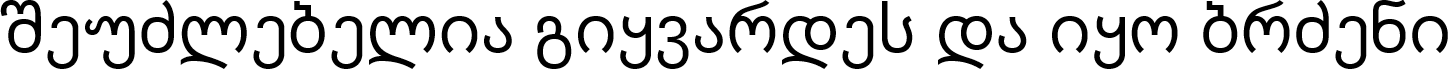
#> input picture 6sem/result/input/phrase.png, 1448 x 69 px, given in place of 1.png, which was not available
$ python main.py
#> lines starting #> are read from the running program, lines starting #| are printed output that depends on the picture; after the words box and inside, x2 and y2 are one past the last pixel; in counts of white or black regions, pixels touching at a corner belong together; pictures that were not available may be replaced by others from this repository, and a replacement may not be noted
### 5sem/results/generate.py
import numpy as np
from PIL import Image
import os
import csv
from PIL.ImageOps import invert
from help import gray, binarization, get_weight, get_center, get_inertia, write_profile_x, write_profile_y

def generate_table(alphabet):
    with open('lab5/output/table.csv', 'w', newline='', encoding='utf-8') as file:
        writer = csv.writer(file)
        data = [
            "letter", "weight", "relative_weight", "weight_1", "relative_weight_1", "weight_2", "relative_weight_2", "weight_3",
            "relative_weight_3", "weight_4", "relative_weight_4", "center_x", "center_y", "relative_center_x", "relative_center_y",
            "inertia_x", "inertia_y", "relative_inertia_x", "relative_inertia_y"
        ]
        writer.writerows([data])

        current_dir = os.path.dirname(os.path.abspath(__file__))
        input_folder = os.path.join(current_dir, "input")
        output_folder = os.path.join(current_dir, "output/invert")

        strArray = os.listdir(input_folder)
        for i in range(1, len(alphabet)+1):
            file_name = str(i) + '.png'
            input_str = os.path.join(input_folder, file_name)
            input_img = Image.open(input_str).convert('RGB')
#> input_img is the input picture: PIL image 1448x69 RGB; min 0, max 255, mean 203.4
            input_array = np.array(input_img)

            H, W = input_array.shape[:2]
#> H = 69; W = 1448
            input_grey = gray(input_array)
            input_bin = binarization(input_grey, 5, 0.15)
#> in binarization, `intImg = input.cumsum(axis=0).cumsum(axis=1)`:
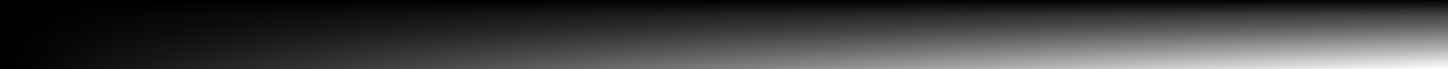
#> intImg: shape (69, 1448) float64; min 255, max 20322144, mean 5197424.6; drawn with min black and max white
#> in binarization, `sum_val = intImg[h2, w2] - intImg[h1 + 1, w2] - intImg[h2, w1 + 1] + i..`:
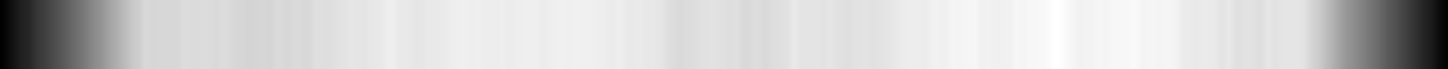
#> sum_val: shape (69, 1448) float64; min 1875916, max 4113543, mean 3696069.7; drawn with min black and max white
#> in binarization, `mask = input * count <= sum_val * (1 - t)`:
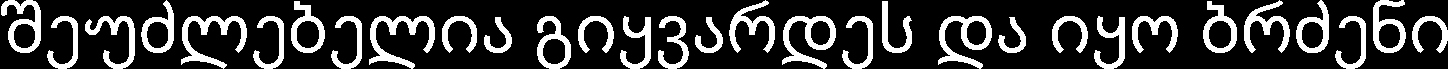
#> mask: shape (69, 1448) bool; 21.1% white; 31 white regions, largest, box (x1, y1, x2, y2) and area: (369, 16, 435, 69) 1154, (181, 16, 247, 69) 1127, (782, 16, 836, 69) 1091
            input_bin[input_bin == 0] = 1
            input_bin[input_bin == 255] = 0

            weight = get_weight(input_bin)
#> weight = 21112
            relative_weight = weight / (W * H)
#> relative_weight = 0.211

            weight_1 = get_weight(input_bin, 0, W // 2, 0, H // 2)
#> weight_1 = 5164
            relative_weight_1 = weight_1 / ((W // 2) * (H // 2))
#> relative_weight_1 = 0.21

            weight_2 = get_weight(input_bin, W // 2, W, 0, H // 2)
#> weight_2 = 5432
            relative_weight_2 = weight_2 / ((W - W // 2) * (H // 2))
#> relative_weight_2 = 0.221

            weight_3 = get_weight(input_bin, 0, W // 2, H // 2, H)
#> weight_3 = 5620
            relative_weight_3 = weight_3 / ((W // 2) * (H - H // 2))
#> relative_weight_3 = 0.222

            weight_4 = get_weight(input_bin, W // 2, W, H // 2, H)
#> weight_4 = 4896
            relative_weight_4 = weight_4 / ((W - W // 2) * (H - H // 2))
#> relative_weight_4 = 0.193

            center_x, center_y = get_center(input_bin, weight)
#> in get_center, `center_x = center_x / weight`: center_x = 710.1
#> in get_center, `center_y = center_y / weight`: center_y = 35.17
#> center_x = 710.1; center_y = 35.17
            relative_center_x = (center_x - 1) / (W - 1)
#> relative_center_x = 0.49
            relative_center_y = (center_y - 1) / (H - 1)
#> relative_center_y = 0.503

            inertia_x, inertia_y = get_inertia(input_bin, center_x, center_y)
#> after the loop in get_inertia, `for x in range(W):`: inertia_x = 3.87e+09; inertia_y = 5545636.1
#> inertia_x = 3.87e+09; inertia_y = 5545636.1
            relative_inertia_x = inertia_x / (W**2 * H**2)
#> relative_inertia_x = 0.388
            relative_inertia_y = inertia_y / (W**2 * H**2)
#> relative_inertia_y = 0.000556

            data = [
                alphabet[i-1], weight, relative_weight, weight_1, relative_weight_1, weight_2, relative_weight_2,
                weight_3, relative_weight_3, weight_4, relative_weight_4, center_x, center_y,
                relative_center_x, relative_center_y,
                inertia_x, inertia_y, relative_inertia_x, relative_inertia_y
            ]
#> data = ['ა', 21112, 0.211, 5164, 0.21, 5432, 0.221, 5620, 0.222, 4896, 0.193, 710.1, 35.17, 0.49, 0.503, 3.87e+09, 5545636.1, 0.388, 0.000556]
            writer.writerow(data)
            write_profile_x(input_bin, i)
#> in write_profile_x, `plt.savefig(f'lab5/output/x/{str(number)}.png')`:
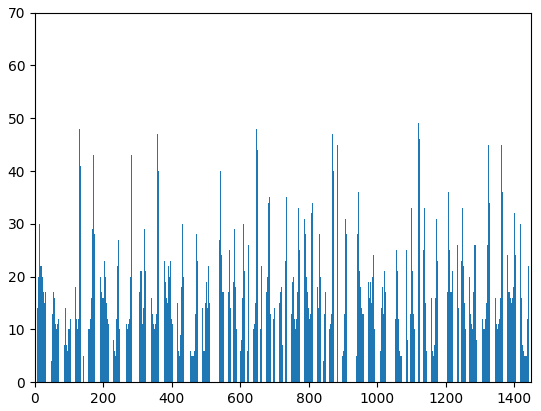
#> figure drawn by matplotlib, 1 panel; tallest bar 50 high, from x = 887.6 to 888.4
            write_profile_y(input_bin, i)
#> in write_profile_y, `plt.savefig(f'lab5/output/y/{str(number)}.png')`:
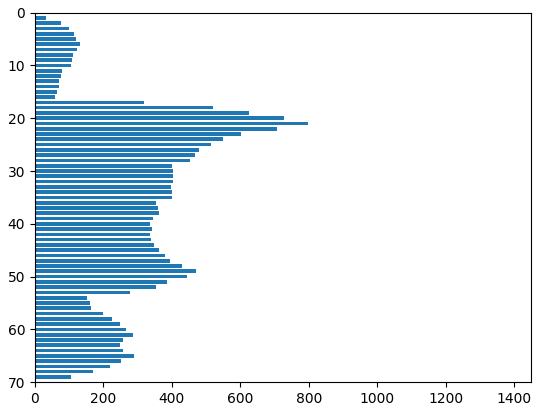
#> figure drawn by matplotlib, 1 panel

            outputStr = os.path.join(output_folder, file_name)
            invert_img = invert(input_img)
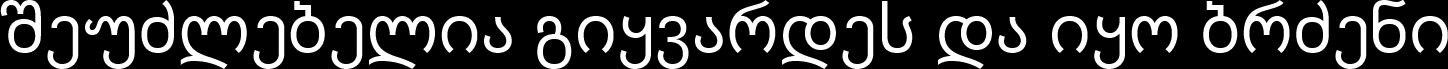
#> invert_img: PIL image 1448x69 RGB; min 0, max 255, mean 51.6
            invert_img.save(outputStr)
#> pass 2 of the loop in generate_table, `for i in range(1, len(alphabet)+1):`:
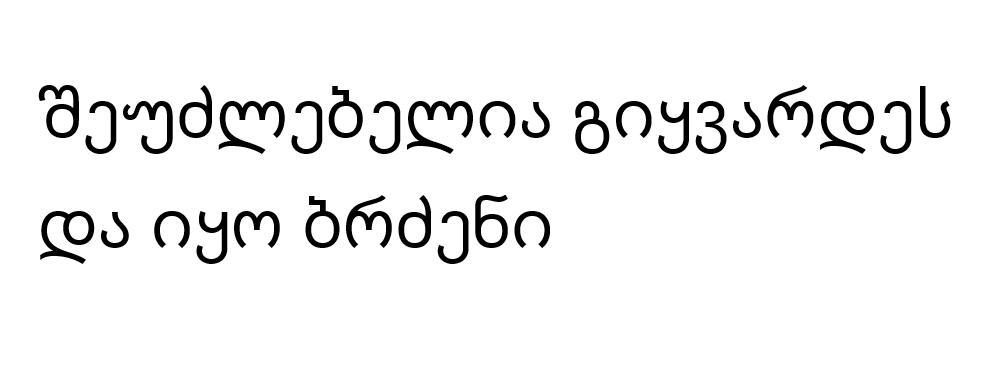
#> input picture 6sem/result/input/phrase_2.png, 1006 x 392 px, given in place of 2.png, which was not available
#> in generate_table, input_img is the input picture: PIL image 1006x392 RGB; min 0, max 255, mean 241.9
#> R: shape (392, 1006)
#> output: shape (392, 1006) float64
#> intImg: shape (392, 1006) float64
#> sum_val: shape (392, 1006) float64
#> in binarization (call 2), `mask = input * count <= sum_val * (1 - t)`:
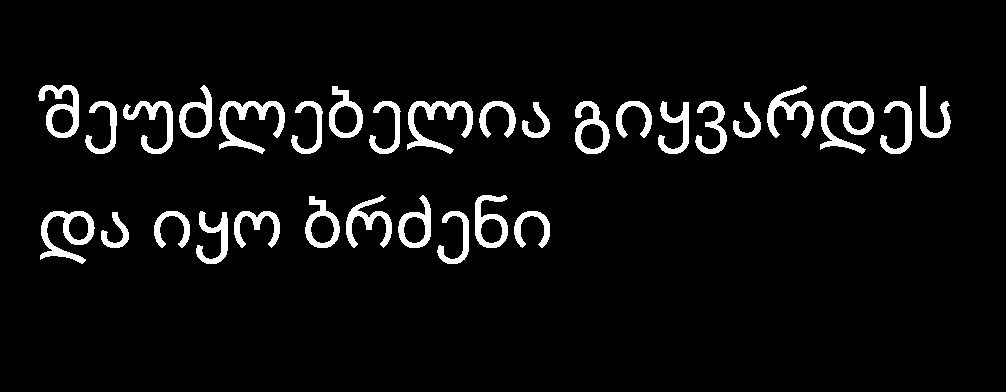
#> mask: shape (392, 1006) bool; 5.6% white; 31 white regions, largest, box (x1, y1, x2, y2) and area: (219, 101, 285, 154) 1185, (407, 101, 473, 154) 1183, (820, 101, 874, 154) 1132
#> in generate_table, `weight = get_weight(input_bin)`: weight = 22049
#> relative_weight = 0.0559
#> weight_1 = 7586
#> relative_weight_1 = 0.0769
#> weight_2 = 6918
#> relative_weight_2 = 0.0702
#> weight_3 = 6901
#> relative_weight_3 = 0.07
#> weight_4 = 644
#> relative_weight_4 = 0.00653
#> in generate_table, `center_x, center_y = get_center(input_bin, weight)`: center_x = 426.3; center_y = 157.9
#> relative_center_x = 0.423
#> relative_center_y = 0.401
#> in generate_table, `inertia_x, inertia_y = get_inertia(input_bin, center_x, center_y)`: inertia_x = 1.43e+09; inertia_y = 62815634.4
#> relative_inertia_x = 0.00917
#> relative_inertia_y = 0.000404
#> data = ['ბ', 22049, 0.0559, 7586, 0.0769, 6918, 0.0702, 6901, 0.07, 644, 0.00653, 426.3, 157.9, 0.423, 0.401, 1.43e+09, 62815634.4, 0.00917, 0.000404]
#> in generate_table, `invert_img = invert(input_img)`:
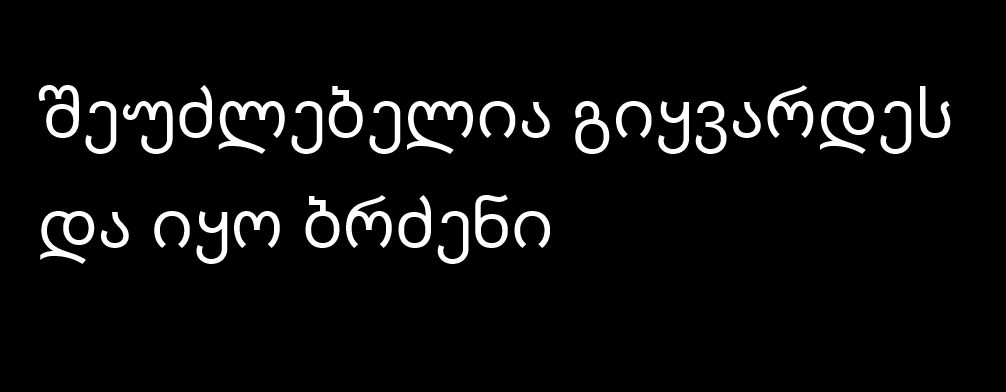
#> invert_img: PIL image 1006x392 RGB; min 0, max 255, mean 13.1

### 5sem/results/help.py
import numpy as np
from matplotlib import pyplot as plt

def gray(input: np.array) -> np.array:
    H, W = input.shape[:2]
    output = np.zeros((H, W), dtype=input.dtype)

    R = input[:, :, 0]
    G = input[:, :, 1]
    B = input[:, :, 2]
    output = 0.2126*R + 0.7152*G + 0.0722*B

    return output

def binarization(input: np.array, d: int, t: float) -> np.array:
    H, W = input.shape[:2]
    output = np.zeros((H, W), dtype=input.dtype)
    r = W  // (d * 2)

    intImg = input.cumsum(axis=0).cumsum(axis=1)

    i, j = np.meshgrid(np.arange(W), np.arange(H))
    w1 = np.maximum(i - r, 0)
    w2 = np.minimum(i + r, W - 1)
    h1 = np.maximum(j - r, 0)
    h2 = np.minimum(j + r, H - 1)

    count = (w2 - w1) * (h2 - h1)
    sum_val = intImg[h2, w2] - intImg[h1 + 1, w2] - intImg[h2, w1 + 1] + intImg[h1 + 1, w1 + 1]

    mask = input * count <= sum_val * (1 - t)
    output[mask] = 0
    output[~mask] = 255

    return output

def get_weight(input: np.array, W_start=None, W_end=None, H_start=None, H_end=None) -> int:
    if W_start is None:
        W_start = 0
    if H_start is None:
        H_start = 0
    if W_end is None:
        W_end = input.shape[1]
    if H_end is None:
        H_end = input.shape[0]

    weight = 0
    for x in range(W_start, W_end):
        for y in range(H_start, H_end):
            if input[y, x] == 1:
                weight += 1
    return weight

def get_center(input: np.array, weight: int):
    H, W = input.shape[:2]
    center_x, center_y = 0, 0
    for x in range(W):
        for y in range(H):
            if input[y, x] == 1:
                center_x += x
                center_y += y
    center_x = center_x / weight
    center_y = center_y / weight
    return center_x, center_y

def get_inertia(input: np.array, center_x: float, center_y: float):
    H, W = input.shape[:2]
    inertia_x, inertia_y = 0, 0
    for x in range(W):
        for y in range(H):
            if input[y, x] == 1:
                inertia_x += (x - center_x)**2
                inertia_y += (y - center_y)**2
    return inertia_x, inertia_y

def write_profile_x(input: np.array, number: int):
    H, W = input.shape[:2]
    profile = {
            'y': np.sum(input, axis=0),
            'x': np.arange(1, W + 1)
    }
    plt.bar(x=profile['x'], height=profile['y'], width=0.7)

    plt.xlim(0, W+1)
    plt.ylim(0, H+1)

    plt.savefig(f'lab5/output/x/{str(number)}.png')
    plt.clf()


def write_profile_y(input: np.array, number: int):
    H, W = input.shape[:2]
    profile = {
            'y': np.arange(1, H+1),
            'x': np.sum(input, axis=1)
    }
    plt.barh(y=profile['y'], width=profile['x'], height=0.7)

    plt.xlim(0, W+1)
    plt.ylim(H+1, 0)

    plt.savefig(f'lab5/output/y/{str(number)}.png')
    plt.clf()

### 5sem/results/main.py
from generate import generate_table
import csv
from alphabet import GEORGIAN, FONT_NAME, FONT_SIZE, LANGUAGE

def main():
    generate_table(GEORGIAN)

    with open('./lab5/output/table.csv', 'r', encoding='utf-8') as file:
        reader = csv.reader(file)
        with open('./lab5/README.md', 'a+', encoding='utf-8') as file:
            next(reader)
            file.write(
                f"""### Язык {LANGUAGE}
### Название шрифта {FONT_NAME}
### Размер шрифта {FONT_SIZE}
"""
            )
            for (i, letter), row in zip(enumerate(GEORGIAN), reader):
                file.write(
                    f"""
### Буква {letter}

<img src="./input/{i+1}.png" width="150"> <img src="./output/invert/{i+1}.png" width="150"> <img src="output/x/{i+1}.png" width="300"> <img src="output/y/{i+1}.png" width="300">
"""
                )

                file.write(
                    f"""
Признаки:
1. Вес чёрного = {row[1]}
2. Нормированный вес чёрного = {row[2]}
3. Вес чёрного (I четверть) = {row[3]}
4. Нормированный вес чёрного (I четверть) = {row[4]}
5. Вес чёрного (II четверть) = {row[5]}
6. Нормированный вес чёрного (II четверть) = {row[6]}
7. Вес чёрного (III четверть) = {row[7]}
8. Нормированный вес чёрного (III четверть) = {row[8]}
9. Вес чёрного (IV четверть) = {row[9]}
10. Нормированный вес чёрного (IV четверть) = {row[10]}
11. Центр масс = ({row[11]}, {row[12]})
12. Нормированный центр масс = ({row[13]}, {row[14]})
13. Моменты инерции = ({row[15]}, {row[16]})
14. Нормированные моменты инерции = ({row[17]}, {row[18]})
"""
                )

if __name__ == '__main__':
#> (the run stopped early here; a loop or call above may not have finished)
